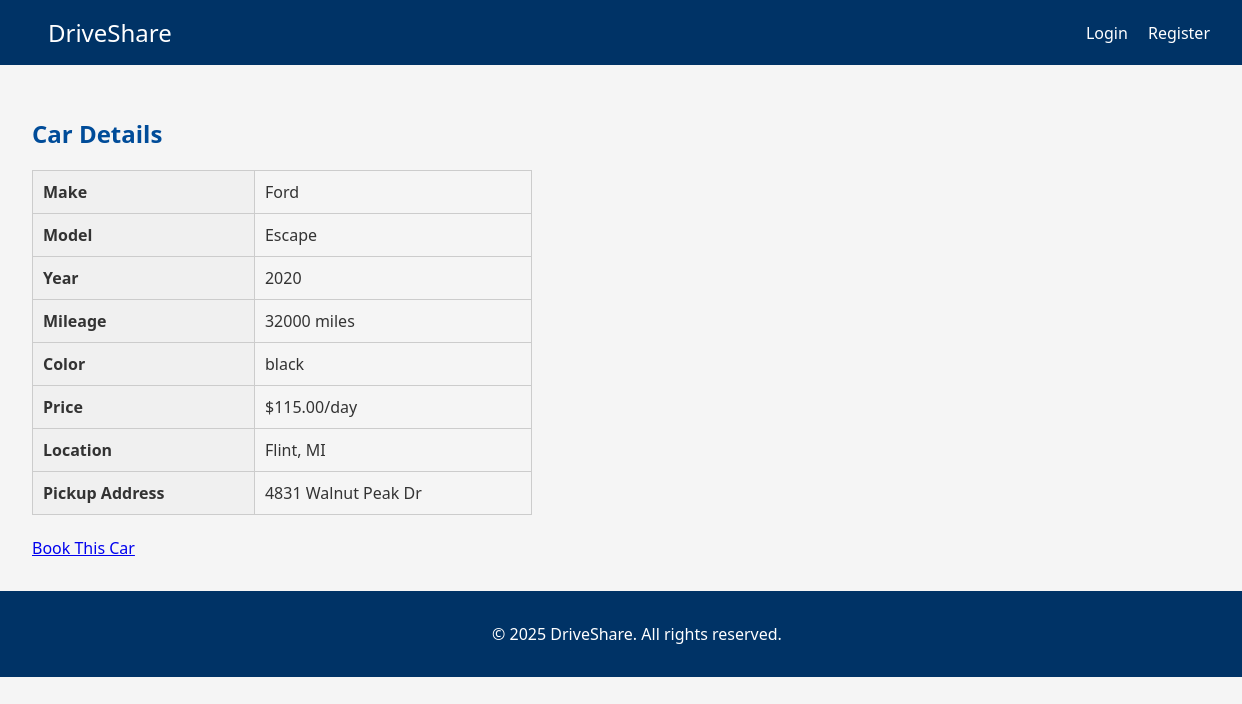
Page /car/1 on the committed database.
### tables this page shows
CREATE TABLE cars (
                id INTEGER PRIMARY KEY AUTOINCREMENT,
                owner_id INTEGER NOT NULL,
                model TEXT NOT NULL,
                make TEXT NOT NULL,
                year INTEGER NOT NULL,
                mileage INTEGER NOT NULL,
                color TEXT,
                price REAL NOT NULL,
                location TEXT NOT NULL,
                precise_location TEXT,
                is_available BOOLEAN DEFAULT 1,
                image_url TEXT,
                created_at TIMESTAMP DEFAULT CURRENT_TIMESTAMP,
                FOREIGN KEY(owner_id) REFERENCES users(id) ON DELETE CASCADE
            );

### routes.py (the view)
    @app.route("/car/<int:car_id>")
    def car_detail(car_id):
        car = None
        try:
            with sqlite3.connect("database.db") as conn:
                conn.row_factory = sqlite3.Row
                cursor = conn.cursor()
                cursor.execute("SELECT * FROM cars WHERE id = ?", (car_id,))
                car = cursor.fetchone()
        except Exception as e:
            flash(f"Error retrieving car details: {str(e)}")
        return render_template("car_detail.html", car=car)

### app.py (called while the page is built)
@app.context_processor
def inject_user_session():
    return dict(is_authenticated=UserSession.get_instance().is_authenticated())

### routes.py (called while the page is built)
    @staticmethod
    def get_instance():
        if UserSession._instance is None:
            UserSession()
        return UserSession._instance

    def is_authenticated(self):
        return self.user_id is not None

### templates/car_detail.html (shortened to what this page needs)
{% extends 'base.html' %}
{% block content %}
<h2>Car Details</h2>
{% if car %}
<table class="info-table">
    <tr><th>Make</th><td>{{ car['make'] }}</td></tr>
    <tr><th>Model</th><td>{{ car['model'] }}</td></tr>
    <tr><th>Year</th><td>{{ car['year'] }}</td></tr>
    <tr><th>Mileage</th><td>{{ car['mileage'] }} miles</td></tr>
    <tr><th>Color</th><td>{{ car['color'] or 'N/A' }}</td></tr>
    <tr><th>Price</th><td>${{ "%.2f"|format(car['price']) }}/day</td></tr>
    <tr><th>Location</th><td>{{ car['location'] }}</td></tr>
    <tr><th>Pickup Address</th><td>{{ car['precise_location'] }}</td></tr>
</table>
<br>
<a href="{{ url_for('booking', car_id=car['id']) }}" class="dashboard-button">Book This Car</a>
{% else %}
<p>Car not found.</p>
{% endif %}
{% endblock %}

### static/css/styles.css (style rules this page uses)
:root { --primary-blue: #003366; --light-blue: #0051a1; --hover-blue: #002244; --white: #fff; --gray-border: #ccc; --light-gray: #f5f5f5; --shadow: 0 2px 6px rgba(0,0,0,0.1); }
body { margin: 0; font-family: 'Segoe UI', Tahoma, Geneva, Verdana, sans-serif; background-color: var(--light-gray); color: #333; }
h2 { color:#004c99; font-weight: bold; }

### templates/car_detail.html (style rules this page uses)
.info-table { width: 100%; max-width: 500px; margin-top: 20px; border-collapse: collapse; }
.info-table td, .info-table th { padding: 10px; border: 1px solid #ccc; }
.info-table th { background-color: #f0f0f0; text-align: left; }

### rows in the picture
cars: make "Ford", model "Escape", year "2020", mileage "32000", color "black", price "115.00", location "Flint, MI", precise_location "4831 Walnut Peak Dr"
